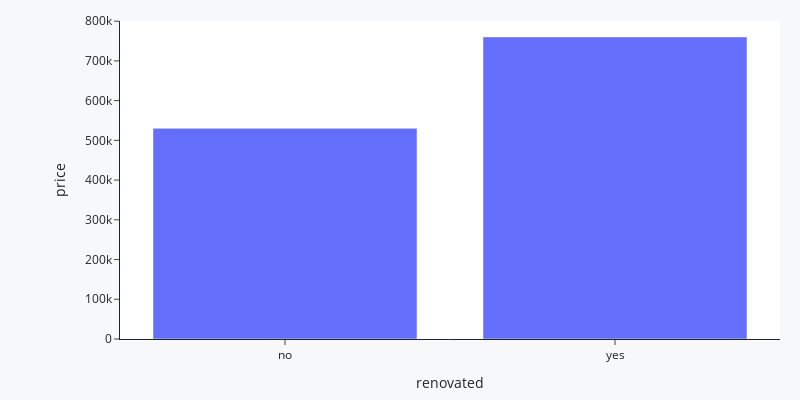

Here is the notebook cell this chart was saved with:
### Markdown cell above
##### 6.2.6 H6: Imóveis reformados são 30% mais caro na média.

### Code cell
#H6: Imóveis reformados são 30% mais caro na média.
h6 = df1[['renovated', 'price']].groupby('renovated').mean().reset_index()

h6_perc= calculo_percentual(h6, 'price')
print('Hipotese verdadeira, imóveis que sofreram reformas são {:.2f}% mais caros em media'.format(h6_perc))

#plot
plot_bar(h6, 'renovated', 'price')

### Figure 1 — Plotly figure (JSON) as saved in the notebook; plotly's stock layout.template omitted (floating-point values rounded to 4 significant figures)
{"data": [{"alignmentgroup": "True", "hovertemplate": "renovated=%{x}<br>price=%{y}<extra></extra>", "legendgroup": "", "marker": {"color": "#636efa", "pattern": {"shape": ""}}, "name": "", "offsetgroup": "", "orientation": "v", "showlegend": false, "textposition": "auto", "type": "bar", "x": ["no", "yes"], "xaxis": "x", "y": [530400.0, 760400.0], "yaxis": "y"}], "layout": {"barmode": "relative", "height": 400, "legend": {"tracegroupgap": 0}, "margin": {"b": 20, "l": 120, "r": 20, "t": 20}, "paper_bgcolor": "#f7f8fa", "width": 800, "xaxis": {"anchor": "y", "domain": [0, 1], "rangeslider": {"visible": false}, "title": {"text": "renovated"}}, "yaxis": {"anchor": "x", "domain": [0, 1], "title": {"text": "price"}}}}
